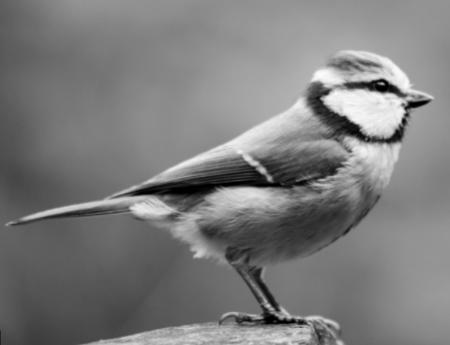
%> input picture task3/bird_img.jpg, 450 x 345 px
$ octave script3.m   (GNU Octave 9; MATLAB toolbox functions it lacks are replaced by stand-ins)
%> lines starting %> are read from the running program, lines starting %| are printed output that depends on the picture; in (x1, y1, x2, y2) boxes, pixels count from 0 and x2, y2 are one past the last pixel; in counts of white or black regions, pixels touching at a corner belong together; the program's own positions count from 1


work_path = 'D:\Dropbox\work\teaching\Data_handling_workshop\task3\';

img = imread([work_path,'bird_img.jpg']);
%> img is the input picture: size 345x450 uint8; min 0, max 253, mean 124.2
figure;imshow(img);


img1 = img;
img1(100:200,200:300) = 255;
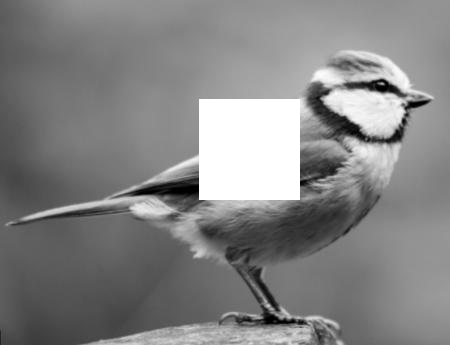
%> img1: size 345x450 uint8; 6.57% of pixels changed, all inside (x1, y1, x2, y2) = (199, 99, 300, 200)
figure;imshow(img1);


img1 = img;
img1 = 255 - img1;
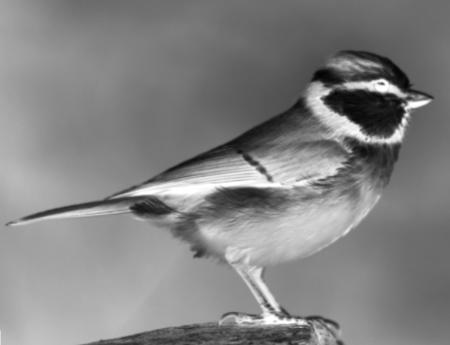
%> img1: size 345x450 uint8; min 2, max 255, mean 130.8
figure;imshow(img1);


img1 = img;

img1 = double(img1).*(0.5*(-sin(double(img1)*2*pi/255)) + 1);
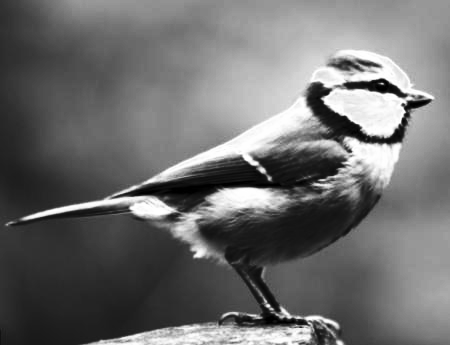
%> img1: size 345x450 double; min 0, max 304.6, mean 131.3; drawn with min black and max white
figure;imshow(img1,[0,255]);
%> after `imshow(img1,[0,255])`:
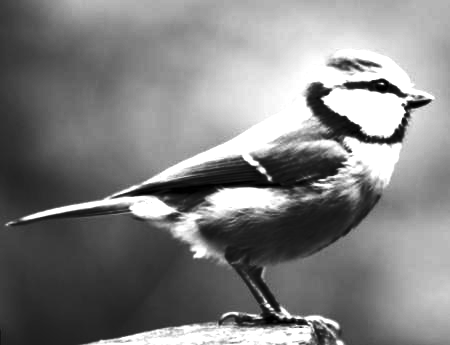
%> displayed picture: size 345x450, on the screen's scale of 0 to 255; min 0, max 255, mean 128.6
